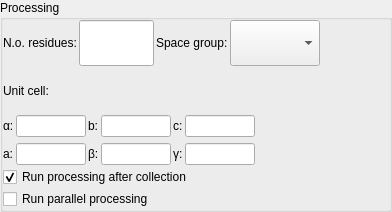
<?xml version="1.0" encoding="UTF-8"?>
<ui version="4.0">
 <class>ProcessingWidgetVerticalLayout</class>
 <widget class="QWidget" name="ProcessingWidgetVerticalLayout">
  <property name="geometry">
   <rect>
    <x>0</x>
    <y>0</y>
    <width>392</width>
    <height>212</height>
   </rect>
  </property>
  <property name="sizePolicy">
   <sizepolicy hsizetype="Preferred" vsizetype="Minimum">
    <horstretch>0</horstretch>
    <verstretch>0</verstretch>
   </sizepolicy>
  </property>
  <property name="windowTitle">
   <string>Processing</string>
  </property>
  <layout class="QVBoxLayout">
   <property name="spacing">
    <number>0</number>
   </property>
   <property name="margin">
    <number>0</number>
   </property>
   <item>
    <widget class="QGroupBox" name="main_groupbox">
     <property name="title">
      <string>Processing</string>
     </property>
     <layout class="QHBoxLayout" name="horizontalLayout">
      <property name="spacing">
       <number>0</number>
      </property>
      <property name="margin">
       <number>0</number>
      </property>
      <item>
       <layout class="QVBoxLayout" name="verticalLayout_7">
        <property name="spacing">
         <number>2</number>
        </property>
        <property name="rightMargin">
         <number>0</number>
        </property>
        <item>
         <layout class="QHBoxLayout" name="horizontalLayout_2">
          <property name="spacing">
           <number>2</number>
          </property>
          <property name="rightMargin">
           <number>0</number>
          </property>
          <item>
           <widget class="QLabel" name="num_residues_label">
            <property name="text">
             <string>N.o. residues:</string>
            </property>
            <property name="wordWrap">
             <bool>false</bool>
            </property>
           </widget>
          </item>
          <item>
           <widget class="QLineEdit" name="num_residues_ledit">
            <property name="minimumSize">
             <size>
              <width>75</width>
              <height>0</height>
             </size>
            </property>
            <property name="maximumSize">
             <size>
              <width>75</width>
              <height>32767</height>
             </size>
            </property>
           </widget>
          </item>
          <item>
           <widget class="QLabel" name="space_geoup_label">
            <property name="text">
             <string>Space group:</string>
            </property>
            <property name="wordWrap">
             <bool>false</bool>
            </property>
           </widget>
          </item>
          <item>
           <widget class="QComboBox" name="space_group_combo">
            <property name="minimumSize">
             <size>
              <width>90</width>
              <height>0</height>
             </size>
            </property>
            <property name="maximumSize">
             <size>
              <width>90</width>
              <height>32767</height>
             </size>
            </property>
            <property name="autoFillBackground">
             <bool>true</bool>
            </property>
           </widget>
          </item>
          <item>
           <spacer name="horizontalSpacer">
            <property name="orientation">
             <enum>Qt::Horizontal</enum>
            </property>
            <property name="sizeHint" stdset="0">
             <size>
              <width>40</width>
              <height>20</height>
             </size>
            </property>
           </spacer>
          </item>
         </layout>
        </item>
        <item>
         <widget class="QLabel" name="unit_cell_heading">
          <property name="text">
           <string>Unit cell:</string>
          </property>
          <property name="wordWrap">
           <bool>false</bool>
          </property>
         </widget>
        </item>
        <item>
         <layout class="QGridLayout" name="gridLayout">
          <property name="horizontalSpacing">
           <number>2</number>
          </property>
          <item row="3" column="0">
           <widget class="QLabel" name="a_label">
            <property name="text">
             <string>a:</string>
            </property>
            <property name="wordWrap">
             <bool>false</bool>
            </property>
           </widget>
          </item>
          <item row="3" column="3">
           <widget class="QLineEdit" name="beta_ledit">
            <property name="minimumSize">
             <size>
              <width>70</width>
              <height>0</height>
             </size>
            </property>
            <property name="maximumSize">
             <size>
              <width>35</width>
              <height>32767</height>
             </size>
            </property>
           </widget>
          </item>
          <item row="0" column="3">
           <widget class="QLineEdit" name="b_ledit">
            <property name="minimumSize">
             <size>
              <width>70</width>
              <height>0</height>
             </size>
            </property>
            <property name="maximumSize">
             <size>
              <width>35</width>
              <height>32767</height>
             </size>
            </property>
           </widget>
          </item>
          <item row="0" column="0">
           <widget class="QLabel" name="alpha_label">
            <property name="text">
             <string>α:</string>
            </property>
            <property name="wordWrap">
             <bool>false</bool>
            </property>
           </widget>
          </item>
          <item row="0" column="4">
           <widget class="QLabel" name="c_label">
            <property name="text">
             <string>c:</string>
            </property>
            <property name="wordWrap">
             <bool>false</bool>
            </property>
           </widget>
          </item>
          <item row="0" column="1">
           <widget class="QLineEdit" name="a_ledit">
            <property name="minimumSize">
             <size>
              <width>70</width>
              <height>0</height>
             </size>
            </property>
            <property name="maximumSize">
             <size>
              <width>35</width>
              <height>32767</height>
             </size>
            </property>
            <property name="focusPolicy">
             <enum>Qt::WheelFocus</enum>
            </property>
            <property name="text">
             <string/>
            </property>
           </widget>
          </item>
          <item row="3" column="2">
           <widget class="QLabel" name="beta_label">
            <property name="text">
             <string>β:</string>
            </property>
            <property name="wordWrap">
             <bool>false</bool>
            </property>
           </widget>
          </item>
          <item row="0" column="2">
           <widget class="QLabel" name="b_label">
            <property name="text">
             <string>b:</string>
            </property>
            <property name="wordWrap">
             <bool>false</bool>
            </property>
           </widget>
          </item>
          <item row="3" column="1">
           <widget class="QLineEdit" name="alpha_ledit">
            <property name="minimumSize">
             <size>
              <width>70</width>
              <height>0</height>
             </size>
            </property>
            <property name="maximumSize">
             <size>
              <width>35</width>
              <height>32767</height>
             </size>
            </property>
           </widget>
          </item>
          <item row="3" column="4">
           <widget class="QLabel" name="gamma_label">
            <property name="text">
             <string>γ:</string>
            </property>
            <property name="wordWrap">
             <bool>false</bool>
            </property>
           </widget>
          </item>
          <item row="0" column="5">
           <widget class="QLineEdit" name="c_ledit">
            <property name="minimumSize">
             <size>
              <width>70</width>
              <height>0</height>
             </size>
            </property>
            <property name="maximumSize">
             <size>
              <width>35</width>
              <height>32767</height>
             </size>
            </property>
           </widget>
          </item>
          <item row="3" column="5">
           <widget class="QLineEdit" name="gamma_ledit">
            <property name="minimumSize">
             <size>
              <width>70</width>
              <height>0</height>
             </size>
            </property>
            <property name="maximumSize">
             <size>
              <width>35</width>
              <height>32767</height>
             </size>
            </property>
           </widget>
          </item>
          <item row="0" column="6">
           <spacer name="horizontalSpacer_2">
            <property name="orientation">
             <enum>Qt::Horizontal</enum>
            </property>
            <property name="sizeHint" stdset="0">
             <size>
              <width>40</width>
              <height>20</height>
             </size>
            </property>
           </spacer>
          </item>
          <item row="3" column="6">
           <spacer name="horizontalSpacer_3">
            <property name="orientation">
             <enum>Qt::Horizontal</enum>
            </property>
            <property name="sizeHint" stdset="0">
             <size>
              <width>40</width>
              <height>20</height>
             </size>
            </property>
           </spacer>
          </item>
         </layout>
        </item>
        <item>
         <widget class="QCheckBox" name="run_processing_after_cbox">
          <property name="maximumSize">
           <size>
            <width>250</width>
            <height>16777215</height>
           </size>
          </property>
          <property name="text">
           <string>Run processing after collection</string>
          </property>
          <property name="checked">
           <bool>true</bool>
          </property>
          <property name="tristate">
           <bool>false</bool>
          </property>
         </widget>
        </item>
        <item>
         <widget class="QCheckBox" name="run_processing_parallel_cbox">
          <property name="enabled">
           <bool>true</bool>
          </property>
          <property name="maximumSize">
           <size>
            <width>250</width>
            <height>16777215</height>
           </size>
          </property>
          <property name="text">
           <string>Run parallel processing</string>
          </property>
          <property name="checked">
           <bool>false</bool>
          </property>
         </widget>
        </item>
       </layout>
      </item>
     </layout>
    </widget>
   </item>
  </layout>
 </widget>
 <layoutdefault spacing="6" margin="11"/>
 <pixmapfunction>qPixmapFromMimeSource</pixmapfunction>
 <resources/>
 <connections/>
</ui>
